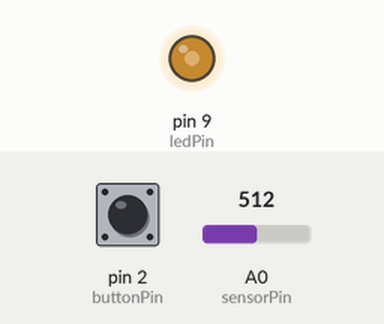
Simulated run of this sketch. Board: Arduino Uno, built with avr-gcc and run on an emulated ATmega328P. Shown: output pins drawn as LEDs (lit = HIGH). Inputs (shaded band) come from the test bench; at power-on: A0 (sensorPin) = 512, pin 2 (buttonPin) HIGH. Random numbers use the default seed unless the sketch sets one.

Above: at 1.2 s.
1.3 s: A0 (sensorPin) set to 716
At 2.6 s:
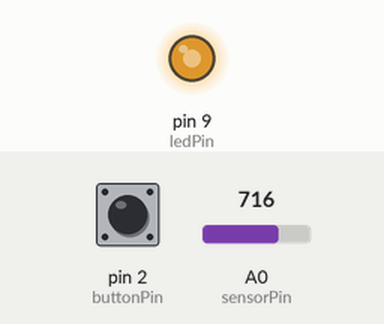
4.3 s: A0 (sensorPin) set to 0
At 5.1 s:
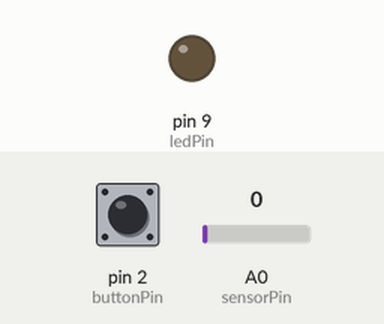
7.3 s: pin 2 (buttonPin) pulled LOW for 0.15 s
10.3 s: pin 2 (buttonPin) pulled LOW for 1 s
At 13.2 s:
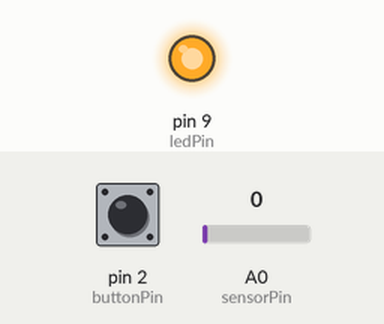
Timing chart, 0 to 14.3 s (numbered marks = the images above; inputs shaded):
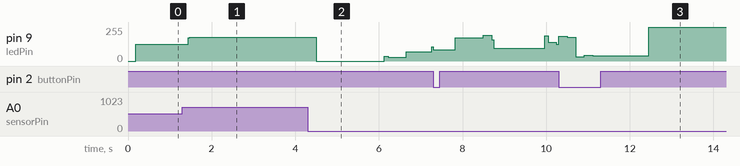

The sketch:

adaptive_signal_led.ino
```cpp
int ledPin=9;
int sensorPin=A0;
int buttonPin=2;
int mode=0;
int value=0;
int target=120;
int stepv=1;
int bufferA[20];
int bufferB[20];
unsigned long lastTick=0;
unsigned long lastBlink=0;
bool ledState=false;
int indexA=0;
int indexB=0;
int sumA=0;
int sumB=0;
int avgA=0;
int avgB=0;
int threshold=300;
int pwm=0;
int dir=1;
int counter=0;
int mapv=0;
int noise=0;
int smooth=0;
int alt=0;
int timer=0;
int gate=0;
int mix=0;
int drift=0;
void resetBuffers(){
for(int i=0;i<20;i++){
bufferA[i]=0;
bufferB[i]=0;
}
sumA=0;
sumB=0;
indexA=0;
indexB=0;
}
void pushA(int v){
sumA-=bufferA[indexA];
bufferA[indexA]=v;
sumA+=v;
indexA++;
if(indexA>=20){
indexA=0;
}
avgA=sumA/20;
}
void pushB(int v){
sumB-=bufferB[indexB];
bufferB[indexB]=v;
sumB+=v;
indexB++;
if(indexB>=20){
indexB=0;
}
avgB=sumB/20;
}
int blend(int a,int b){
return (a+b)/2;
}
int driftCalc(int v){
drift+=v;
drift/=2;
return drift;
}
void setup(){
pinMode(ledPin,OUTPUT);
pinMode(buttonPin,INPUT_PULLUP);
pinMode(sensorPin,INPUT);
randomSeed(analogRead(A3));
resetBuffers();
pwm=0;
}
void updateMode(){
if(digitalRead(buttonPin)==LOW){
mode++;
if(mode>3){
mode=0;
}
delay(200);
}
}
void computeSensor(){
value=analogRead(sensorPin);
noise=random(-5,6);
value+=noise;
if(value<0){
value=0;
}
if(value>1023){
value=1023;
}
pushA(value);
pushB(avgA);
smooth=blend(avgA,avgB);
}
void modeZero(){
mapv=map(smooth,0,1023,0,255);
pwm=mapv;
}
void modeOne(){
target=map(smooth,0,1023,50,200);
if(pwm<target){
pwm+=stepv;
}else{
pwm-=stepv;
}
}
void modeTwo(){
dir=driftCalc(smooth)%2;
if(dir==0){
pwm+=2;
}else{
pwm-=2;
}
}
void modeThree(){
counter++;
if(counter>smooth/4+10){
counter=0;
ledState=!ledState;
}
if(ledState){
pwm=220;
}else{
pwm=10;
}
}
void limitPwm(){
if(pwm<0){
pwm=0;
}
if(pwm>255){
pwm=255;
}
}
void tickTimers(){
timer++;
if(timer>1000){
timer=0;
gate=!gate;
}
}
void extraMix(){
alt=random(0,255);
mix=(pwm+alt)/2;
if(gate){
pwm=mix;
}
}
void applyLed(){
analogWrite(ledPin,pwm);
}
void loop(){
updateMode();
computeSensor();
if(mode==0){
modeZero();
}
if(mode==1){
modeOne();
}
if(mode==2){
modeTwo();
}
if(mode==3){
modeThree();
}
tickTimers();
extraMix();
limitPwm();
applyLed();
delay(5);
}
int utilA(int x){
x=x*3;
x=x/2;
return x;
}
int utilB(int x){
x=x+random(0,10);
x=x-5;
return x;
}
int utilC(int x){
x=utilA(x);
x=utilB(x);
return x;
}
void idleWork(){
int t=utilC(pwm);
t=utilA(t);
t=utilB(t);
drift=t;
}
int dummy=0;
int dummy2=1;
```
